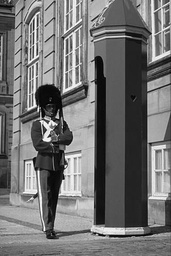
#> input picture recitation2/code_examples/example.jpg, 171 x 256 px, shrunk from 321 x 481 before the run
$ jupyter execute deblur_conjugate.ipynb   (shell and % lines are left out)
#> lines starting #> are read from the running program, lines starting #| are printed output that depends on the picture
[cell 1]
import numpy as np
from scipy.ndimage import gaussian_filter
from scipy.signal import convolve2d
from skimage.io import imread, imsave
import matplotlib.pyplot as plt

conv2 = lambda x,k: convolve2d(x, k, mode='same', boundary='wrap')

[cell 2]
# Load an image
img = np.float32(imread('example.jpg'))/255.
#> img: shape (256, 171) float32; min 0, max 1, mean 0.448
plt.imshow(img, cmap='gray')

[cell 3]
# Define a blur kernel
# k = np.float32(imread('blur_kernel.png', as_gray=True))
k = np.random.random([15,15])
k = k / np.sum(k)
plt.imshow(k, cmap='gray')
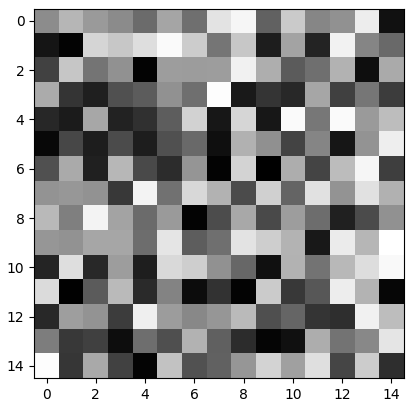
#> figure drawn by matplotlib, 1 panel

[cell 4]
# Blur the image and add noise
blur = conv2(img, k) + np.random.normal(scale=0.01, size=img.shape)
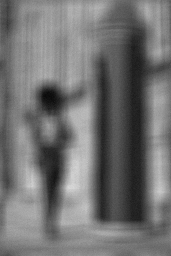
#> blur: shape (256, 171) float64; min 0.0363, max 0.844, mean 0.448
plt.imshow(blur, cmap='gray')

[cell 5]
# Derivative kernel
kx = np.array([[1.,0,-1.],[2.,0,-2.],[1.,0,-1.]])
ky = np.array([[1.,2.,1.],[0,0,0],[-1.,-2.,-1.]])

# Gaussian derivative
gx = gaussian_filter(kx, sigma=1, mode='wrap')
gy = gaussian_filter(ky, sigma=1, mode='wrap')

# Flipped kernels
k_f = k[::-1,::-1].copy()
gx_f = gx[::-1,::-1].copy()
gy_f = gy[::-1,::-1].copy()

[cell 6]
# Deblur with conjugate gradient method

# Params
niter = 100
lmd = 0.1

# k = 0
X = np.zeros(img.shape)
QX = conv2(conv2(X,k), k_f) + lmd * conv2(conv2(X,gx), gx_f) + lmd * conv2(conv2(X,gy), gy_f)
#> X: shape (256, 171) float64; every value is 0
b = conv2(blur, k_f)
r = b - QX
p = r.copy()

# Iteratively
for i in range(niter):
    Qp = conv2(conv2(p,k), k_f) + lmd * conv2(conv2(p,gx), gx_f) + lmd * conv2(conv2(p,gy), gy_f)
    alpha = np.sum(r**2) / np.sum(p*Qp)
    X = X + alpha*p
    r_next = r - alpha*Qp
    beta = np.sum(r_next**2) / np.sum(r**2)
    p = r_next + beta*p
    r = r_next
#> this loop made 100 passes
#> (alpha, beta) on passes 1 to 12: (1.02, 0.00456), (1.68, 0.0911), (2.32, 0.333), (2.53, 0.358), (3.04, 0.501), (3.18, 0.607), (2.72, 0.405), (2.95, 0.613), (2.81, 0.496), (4.7, 0.748), (3.5, 0.984), (4.5, 1.18)
#> pass 1, `Qp = conv2(conv2(p,k), k_f) + lmd * conv2(conv2(p,gx), gx_f) + lmd * c..`:
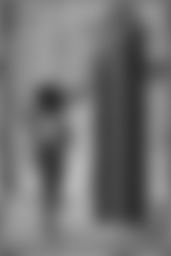
#> Qp: shape (256, 171) float64; min 0.188, max 0.716, mean 0.448
#> pass 1, `r_next = r - alpha*Qp`:
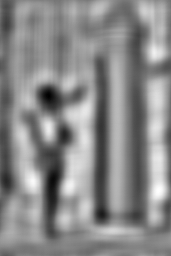
#> r_next: shape (256, 171) float64; min -0.11, max 0.081, mean -0.00681; drawn with min black and max white
#> after the loop:
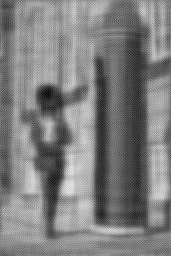
#> X: shape (256, 171) float64; min -0.174, max 1.08, mean 0.448; drawn with min black and max white
#> after the loop:
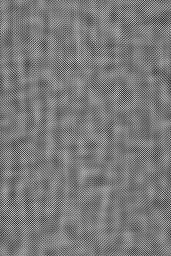
#> p: shape (256, 171) float64; min -9.31e-05, max 0.000101, mean -7.7e-13; drawn with min black and max white
